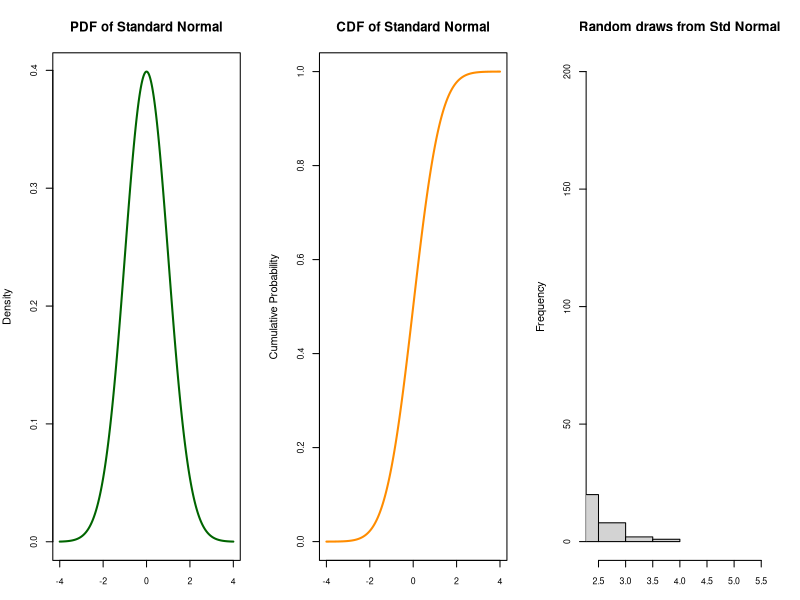
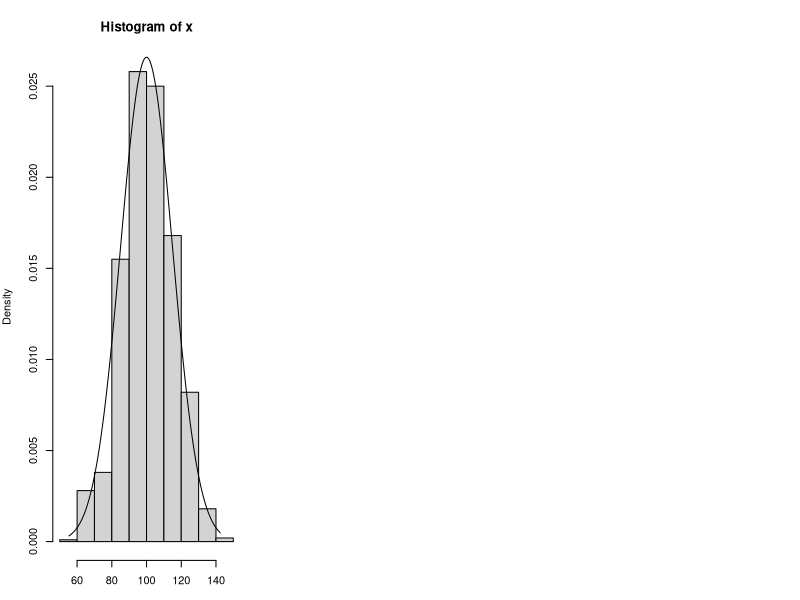

Write R code to recreate these figures, in order.
## ---- chunk 1
#Version information
version
## ---- chunk 2
#Binomial distribution
#To find the probability of having four or less correct answers by random attempts, we apply the function dbinom with x = 0,1,2,3,4. or the pbinom function with x = 4
db = pbinom(4, size = 12, prob = 0.2)
cat('The probability is : ', db)
## ---- chunk 3
#Poisson's Distribution
#The probability of having seventeen or more cars crossing the bridge in a minute is in the upper tail of the probability density function.
prob = ppois(16, lambda=12, lower=FALSE)   # upper tail 
cat('The Probability is : ', prob)
## ---- chunk 4
#Continuous uniform distribution
#We apply the generation function runif of the uniform distribution to generate ten random numbers between one and three.
ran = runif(10, min=1, max=3)
cat('The random numbers are : ', ran)
## ---- chunk 5
#Exponential Distribution
#We can apply the function pexp of the exponential distribution with rate=1/3 to find out the probability
p = pexp(2, rate=1/3) 
cat('The probability is : ', p)
## ---- chunk 6
#Normal Distribution
#Since we are looking for the percentage of students scoring higher than 84, we are interested in the upper tail of the normal distribution.

norm = pnorm(84, mean=72, sd=15.2, lower.tail=FALSE)
cat('The probability is', norm)
## ---- chunk 7
#Chi-squared distribution
#We apply the quantile function qchisq of the Chi-Squared distribution against the decimal values 0.95.
per = qchisq(0.95, df=7)        # 7 degrees of freedom 
cat('The 95th percentile is : ', per)
## ---- chunk 8
#Student t distribution
#We apply the quantile function qt of the Student t distribution against the decimal values 0.025 and 0.975.
quant = qt(c(.025, .975), df=5)   # 5 degrees of freedom 
cat('The 2.5th and 97.5th percentiles of the distribution are : ', quant )
## ---- chunk 9
#F Distribution
#We apply the quantile function qf of the F distribution against the decimal value 0.95.
q = qf(.95, df1=5, df2=2) 
cat('The 95th percentile of the distribution is : ', q)
## ---- chunk 10
set.seed(3000)
xseq<- seq(-4,4,.01)
densities<- dnorm(xseq, 0,1)
cumulative<- pnorm(xseq, 0, 1)
randomdeviates<- rnorm(1000,0,1)
par(mfrow=c(1,3), mar=c(3,4,4,2))
plot(xseq, densities, col="darkgreen",xlab="", ylab="Density", type="l",lwd=2, cex=2, main="PDF of Standard Normal", cex.axis=.8)
## ---- chunk 11
plot(xseq, cumulative, col="darkorange", xlab="", ylab="Cumulative Probability",type="l",lwd=2, cex=2, main="CDF of Standard Normal", cex.axis=.8)
## ---- chunk 12
hist(randomdeviates, main="Random draws from Std Normal", cex.axis=.8, xlim=c(4,4))

## ---- chunk 13
#Creates a normal distribution with mean 100 and sd 15 and plots line and histogram plot
#This generates 1000 i. i. d. normal random numbers (first line), plots their histogram (second line), and graphs the p. d. f. of the same normal distribution (third and forth lines).
x <- rnorm(1000, mean=100, sd=15)
hist(x, probability=TRUE)
xx <- seq(min(x), max(x), length=100)
lines(xx, dnorm(xx, mean=100, sd=15))

## ---- chunk 14
#Question : What is P(X > 19) when X has the N(17.46, 375.67) distribution? 
#We use the pnorm function with upper tail as we need to find the probability of X>19
ans = pnorm(19, mean = 17.46, sd = sqrt(375.67), lower.tail = FALSE)
cat('The probability is : ', ans)
